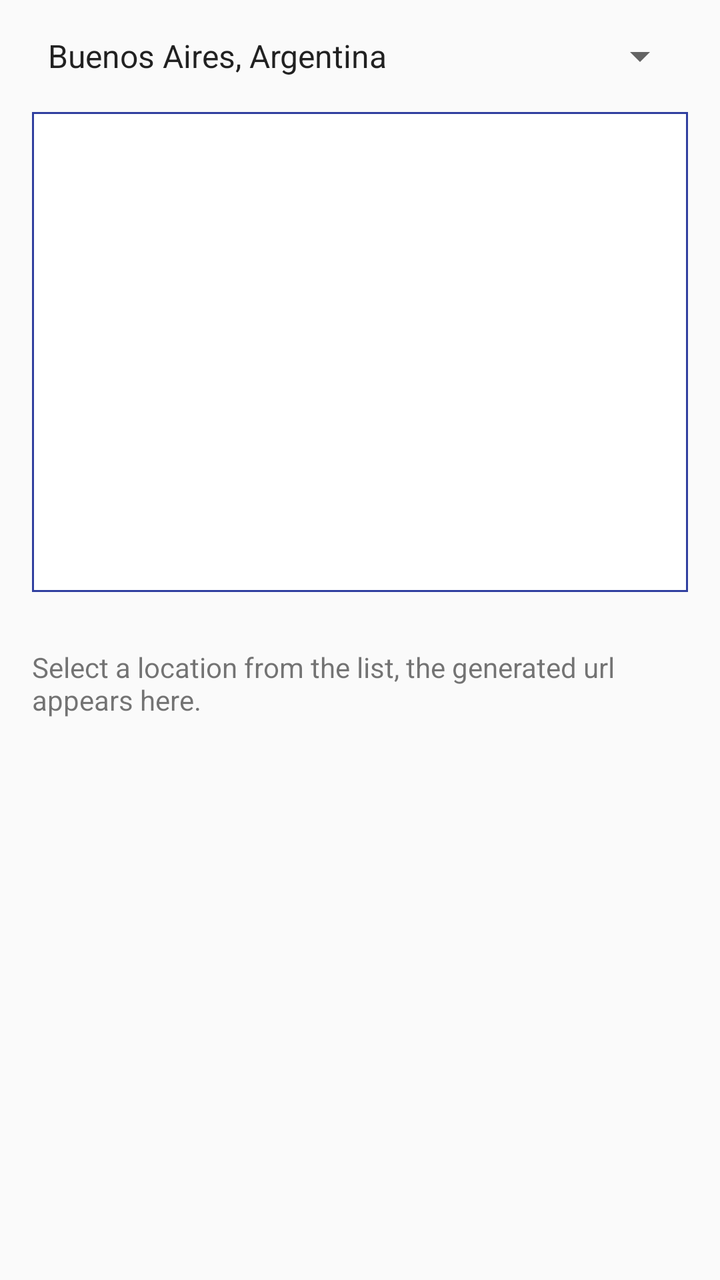
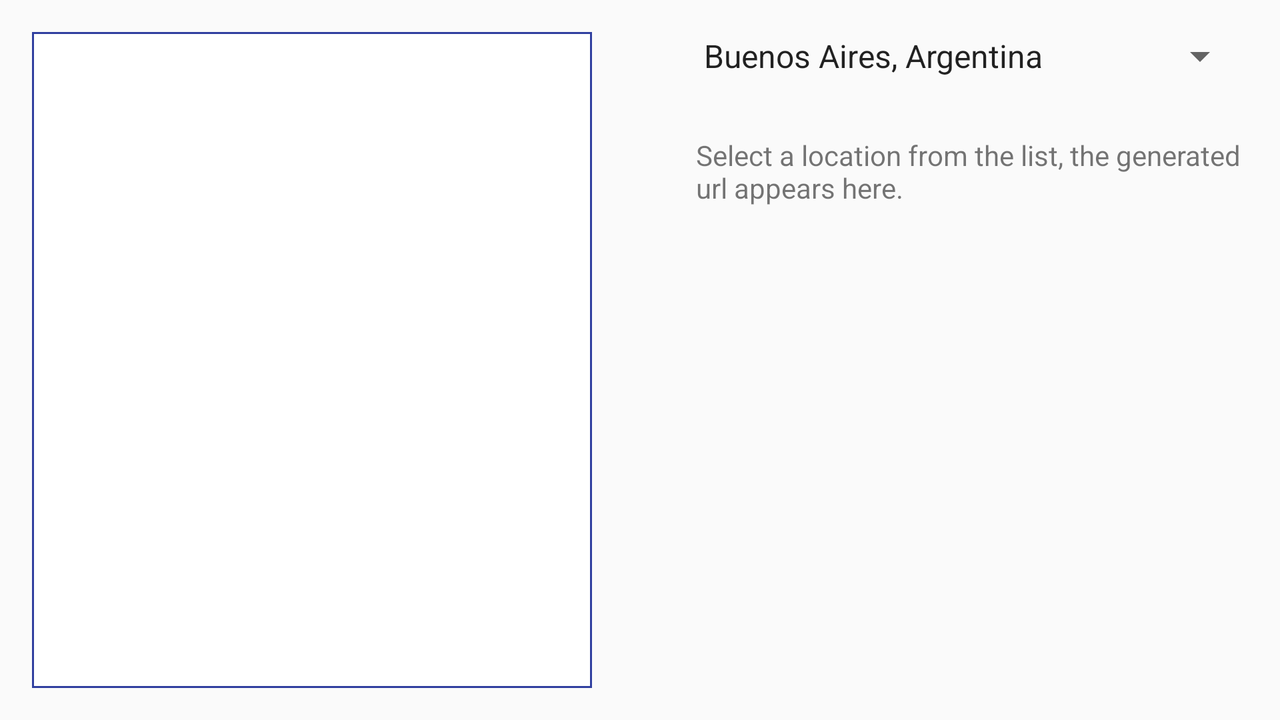

Two renders of one Android screen. The first uses the default layout on a phone; the second uses the alternative layout the repository ships for a different screen configuration, on a matching device. The two XML files are below.
<!-- AndroidManifest.xml: application theme AppTheme -->
<!-- res/layout/content_main.xml -->
<?xml version="1.0" encoding="utf-8"?>
<RelativeLayout xmlns:android="http://schemas.android.com/apk/res/android"
    xmlns:app="http://schemas.android.com/apk/res-auto"
    xmlns:tools="http://schemas.android.com/tools"
    android:layout_width="match_parent"
    android:layout_height="match_parent"
    android:paddingBottom="@dimen/activity_vertical_margin"
    android:paddingLeft="@dimen/activity_horizontal_margin"
    android:paddingRight="@dimen/activity_horizontal_margin"
    android:paddingTop="@dimen/activity_vertical_margin"
    app:layout_behavior="@string/appbar_scrolling_view_behavior"
    tools:context="co.marlonlom.google.staticmaps.demo.MainActivity"
    tools:showIn="@layout/activity_main">

    <Spinner
        android:id="@+id/spinner"
        android:layout_width="match_parent"
        android:layout_height="wrap_content"
        android:layout_marginBottom="16dp"
        android:entries="@array/spinner_locations"
        android:prompt="@string/locations_prompt" />

    <ImageView
        android:id="@+id/generated_image"
        android:layout_width="match_parent"
        android:layout_height="240dp"
        android:layout_below="@+id/spinner"
        android:background="@drawable/generated_image_bg"
        android:contentDescription="demo image maps"
        android:cropToPadding="true"
        android:scaleType="centerCrop"
        tools:ignore="HardcodedText" />

    <ProgressBar
        android:id="@+id/progressBar"
        style="?android:attr/progressBarStyle"
        android:layout_width="wrap_content"
        android:layout_height="wrap_content"
        android:layout_marginBottom="28dp"
        android:layout_below="@+id/spinner"
        android:layout_centerHorizontal="true"
        android:visibility="gone" />

    <TextView
        android:id="@+id/description_text"
        android:layout_width="match_parent"
        android:layout_height="wrap_content"
        android:layout_alignParentBottom="true"
        android:layout_below="@+id/generated_image"
        android:layout_centerHorizontal="true"
        android:layout_marginTop="28dp"
        android:text="@string/pre_text" />

</RelativeLayout>
<!-- resources referenced by this layout -->
<resources>
  <string-array name="spinner_locations">
          <item>Buenos Aires, Argentina</item>
          <item>Toronto, Canad\u00E1</item>
          <item>Budapest, Hungary</item>
          <item>Nairobi, Kenya</item>
          <item>Tokyo, Japan</item>
      </string-array>
  <dimen name="activity_horizontal_margin">16dp</dimen>
  <dimen name="activity_vertical_margin">16dp</dimen>
  <!-- drawable generated_image_bg (drawable) -->
  <?xml version="1.0" encoding="utf-8"?>
  <shape xmlns:android="http://schemas.android.com/apk/res/android">
      <solid android:color="#FFFFFF" />
      <stroke
          android:width="1dp"
          android:color="@color/colorPrimaryDark" />
      <padding
          android:bottom="1dp"
          android:left="1dp"
          android:right="1dp"
          android:top="1dp" />
  </shape>
  <string name="locations_prompt">Select location</string>
  <string name="pre_text">Select a location from the list, the generated url appears here.</string>
  <style name="AppTheme" parent="Theme.AppCompat.Light.DarkActionBar">
          
          <item name="colorPrimary">@color/colorPrimary</item>
          <item name="colorPrimaryDark">@color/colorPrimaryDark</item>
          <item name="colorAccent">@color/colorAccent</item>
      </style>
  <color name="colorPrimaryDark">#303F9F</color>
  <color name="colorPrimary">#3F51B5</color>
  <color name="colorAccent">#3c3f41</color>
</resources>
<!-- res/layout-land/content_main.xml (the repository's variant of the layout above) -->
<!-- drawn on the phone turned sideways -->
<?xml version="1.0" encoding="utf-8"?>
<RelativeLayout xmlns:android="http://schemas.android.com/apk/res/android"
    xmlns:app="http://schemas.android.com/apk/res-auto"
    xmlns:tools="http://schemas.android.com/tools"
    android:layout_width="match_parent"
    android:layout_height="match_parent"
    android:paddingBottom="@dimen/activity_vertical_margin"
    android:paddingLeft="@dimen/activity_horizontal_margin"
    android:paddingRight="@dimen/activity_horizontal_margin"
    android:paddingTop="@dimen/activity_vertical_margin"
    app:layout_behavior="@string/appbar_scrolling_view_behavior"
    tools:context="co.marlonlom.google.staticmaps.demo.MainActivity"
    tools:showIn="@layout/activity_main">

    <ImageView
        android:id="@+id/generated_image"
        android:layout_width="280dp"
        android:layout_height="match_parent"
        android:background="@drawable/generated_image_bg"
        android:contentDescription="demo image maps"
        android:cropToPadding="true"
        android:scaleType="centerCrop"
        tools:ignore="HardcodedText" />

    <ProgressBar
        android:id="@+id/progressBar"
        style="?android:attr/progressBarStyle"
        android:layout_width="wrap_content"
        android:layout_height="wrap_content"
        android:layout_below="@+id/spinner"
        android:layout_centerHorizontal="true"
        android:layout_marginBottom="28dp"
        android:visibility="gone" />

    <Spinner
        android:id="@+id/spinner"
        android:layout_width="280dp"
        android:layout_height="wrap_content"
        android:layout_alignParentEnd="true"
        android:layout_alignParentTop="true"
        android:entries="@array/spinner_locations"
        android:prompt="@string/locations_prompt" />

    <TextView
        android:id="@+id/description_text"
        android:layout_width="280dp"
        android:layout_height="wrap_content"
        android:layout_alignParentEnd="true"
        android:layout_below="@+id/spinner"
        android:layout_marginTop="28dp"
        android:paddingEnd="0dp"
        android:paddingStart="4dp"
        android:text="@string/pre_text" />

</RelativeLayout>
